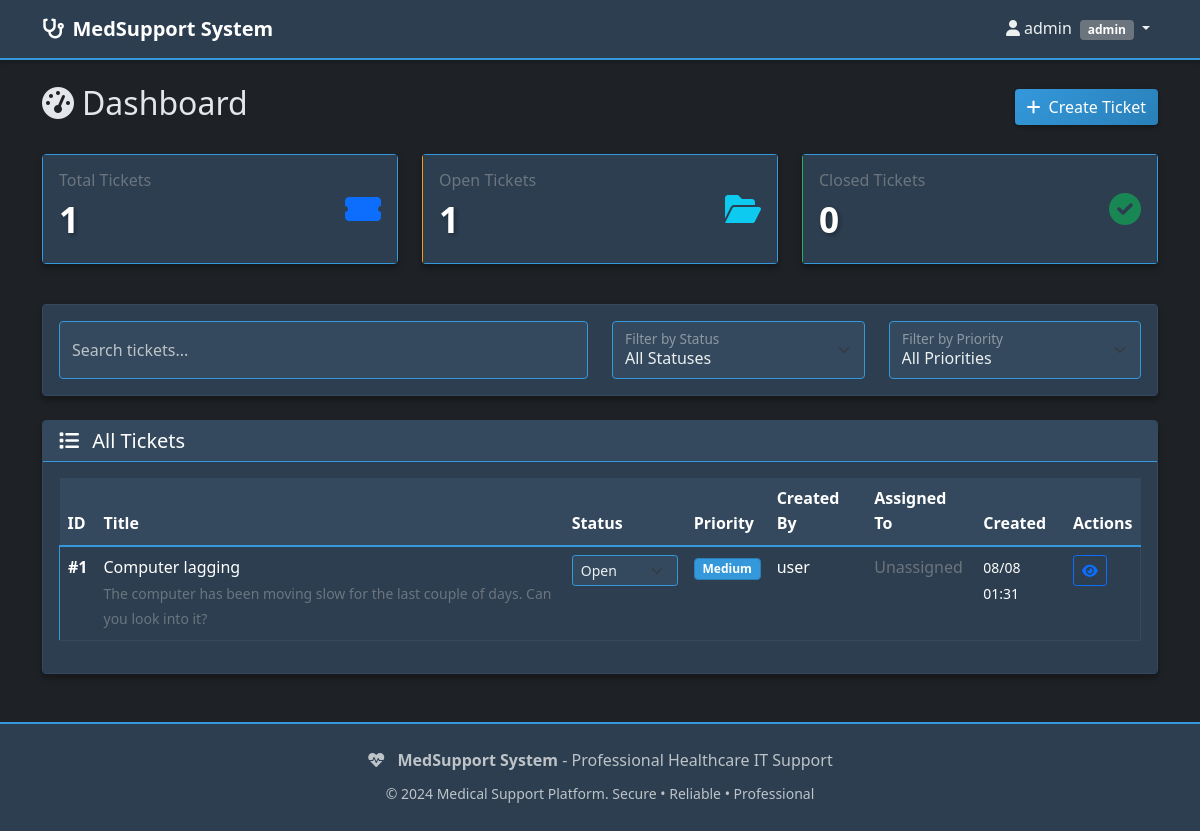
The page /dashboard (signed in) on the database its author committed.
### app.py (models this page shows, shortened)
class User(UserMixin, db.Model):
    id = db.Column(db.Integer, primary_key=True)
    username = db.Column(db.String(80), unique=True, nullable=False)
    email = db.Column(db.String(120), unique=True, nullable=False)
    password_hash = db.Column(db.String(120), nullable=False)
    role = db.Column(db.String(20), nullable=False, default='user')  # admin, technician, user
    created_at = db.Column(db.DateTime, default=lambda: datetime.now(timezone.utc))
    created_tickets = db.relationship('Ticket', foreign_keys='Ticket.created_by_id', backref='creator', lazy='dynamic')
    assigned_tickets = db.relationship('Ticket', foreign_keys='Ticket.assigned_to_id', backref='assignee', lazy='dynamic')
    def is_admin(self):
        return self.role == 'admin'
    def is_technician(self):
        return self.role in ['admin', 'technician']

class Ticket(db.Model):
    id = db.Column(db.Integer, primary_key=True)
    title = db.Column(db.String(200), nullable=False)
    description = db.Column(db.Text, nullable=False)
    status = db.Column(db.String(20), nullable=False, default='open')  # open, in_progress, resolved, closed
    priority = db.Column(db.String(20), nullable=False, default='medium')  # low, medium, high, urgent
    created_at = db.Column(db.DateTime, default=lambda: datetime.now(timezone.utc))
    updated_at = db.Column(db.DateTime, default=lambda: datetime.now(timezone.utc), onupdate=lambda: datetime.now(timezone.utc))
    created_by_id = db.Column(db.Integer, db.ForeignKey('user.id'), nullable=False)
    assigned_to_id = db.Column(db.Integer, db.ForeignKey('user.id'))
    category_id = db.Column(db.Integer, db.ForeignKey('category.id'))
    activity_logs = db.relationship('ActivityLog', backref='ticket', lazy='dynamic', cascade='all, delete-orphan')
    def get_sla_hours(self):
        priority_to_hours = {
            'low': 72,
            'medium': 48,
            'high': 24,
            'urgent': 8,
        }
        return priority_to_hours.get(self.priority, 48)
    def get_sla_due_at(self):
        return self.created_at + timedelta(hours=self.get_sla_hours()) if self.created_at else None
    def is_sla_active(self):
        return self.status in ['open', 'in_progress']
    def is_sla_breached(self):
        due = self.get_sla_due_at()
        if not due:
            return False
        if not self.is_sla_active():
            return False
        return datetime.now(timezone.utc) > due

### app.py (the view)
@app.route('/dashboard')
@login_required
def dashboard():
    if current_user.is_admin():
        tickets = Ticket.query.order_by(Ticket.created_at.desc()).all()
    elif current_user.is_technician():
        tickets = Ticket.query.filter(
            (Ticket.assigned_to_id == current_user.id) |
            (Ticket.assigned_to_id.is_(None))
        ).order_by(Ticket.created_at.desc()).all()
    else:
        tickets = Ticket.query.filter_by(created_by_id=current_user.id).order_by(Ticket.created_at.desc()).all()
    total_tickets = len(tickets)
    open_tickets = len([t for t in tickets if t.status in ['open', 'in_progress']])
    closed_tickets = len([t for t in tickets if t.status in ['resolved', 'closed']])
    try:
        for t in tickets:
            if t.is_sla_active():
                check_and_handle_sla(t)
    except Exception as e:
        print(f"SLA dashboard check error: {e}")
    return render_template('dashboard.html',
                         tickets=tickets,
                         total_tickets=total_tickets,
                         open_tickets=open_tickets,
                         closed_tickets=closed_tickets)

### app.py (called while the page is built)
@login_manager.user_loader
def load_user(user_id):
    return User.query.get(int(user_id))

### templates/dashboard.html (shortened to what this page needs)
{% extends "base.html" %}
{% block content %}
<div class="d-flex justify-content-between align-items-center mb-4">
    <h2><i class="fas fa-tachometer-alt me-2"></i>Dashboard</h2>
    <a href="{{ url_for('create_ticket') }}" class="btn btn-primary">
        <i class="fas fa-plus me-2"></i>Create Ticket
    </a>
</div>
<div class="row mb-4">
    <div class="col-md-4 mb-3">
        <div class="card stats-card total">
            <div class="card-body">
                <div class="d-flex justify-content-between align-items-center">
                    <div>
                        <h6 class="card-title text-muted mb-0">Total Tickets</h6>
                        <div class="stats-number">{{ total_tickets }}</div>
                    </div>
                    <i class="fas fa-ticket-alt fa-2x text-primary"></i>
                </div>
            </div>
        </div>
    </div>
    <div class="col-md-4 mb-3">
        <div class="card stats-card open">
            <div class="card-body">
                <div class="d-flex justify-content-between align-items-center">
                    <div>
                        <h6 class="card-title text-muted mb-0">Open Tickets</h6>
                        <div class="stats-number">{{ open_tickets }}</div>
                    </div>
                    <i class="fas fa-folder-open fa-2x text-info"></i>
                </div>
            </div>
        </div>
    </div>
    <div class="col-md-4 mb-3">
        <div class="card stats-card closed">
            <div class="card-body">
                <div class="d-flex justify-content-between align-items-center">
                    <div>
                        <h6 class="card-title text-muted mb-0">Closed Tickets</h6>
                        <div class="stats-number">{{ closed_tickets }}</div>
                    </div>
                    <i class="fas fa-check-circle fa-2x text-success"></i>
                </div>
            </div>
        </div>
    </div>
</div>
<div class="card mb-4">
    <div class="card-body">
        <div class="row">
            <div class="col-md-6">
                <div class="form-floating">
                    <input type="text" class="form-control" id="searchInput" placeholder="Search tickets...">
                    <label for="searchInput">Search tickets...</label>
                </div>
            </div>
            <div class="col-md-3">
                <div class="form-floating">
                    <select class="form-select" id="statusFilter">
                        <option value="">All Statuses</option>
                    </select>
                    <label for="statusFilter">Filter by Status</label>
                </div>
            </div>
            <div class="col-md-3">
                <div class="form-floating">
                    <select class="form-select" id="priorityFilter">
                        <option value="">All Priorities</option>
                    </select>
                    <label for="priorityFilter">Filter by Priority</label>
                </div>
            </div>
        </div>
    </div>
</div>
<div class="card">
    <div class="card-header">
        <h5 class="mb-0"><i class="fas fa-list me-2"></i>
            {% if current_user.is_admin() %}
                All Tickets
            {% elif current_user.is_technician() %}
                Available & Assigned Tickets
            {% else %}
                My Tickets
            {% endif %}
        </h5>
    </div>
    <div class="card-body">
        {% if tickets %}
            <div class="table-responsive">
                <table class="table table-hover">
                    <thead>
                        <tr>
                            <th>ID</th>
                            <th>Title</th>
                            <th>Status</th>
                            <th>Priority</th>
                            <th>Created By</th>
                            {% if current_user.is_technician() %}
                            <th>Assigned To</th>
                            {% endif %}
                            <th>Created</th>
                            <th>Actions</th>
                        </tr>
                    </thead>
                    <tbody>
                        {% for ticket in tickets %}
                        <tr class="ticket-item" data-priority="{{ ticket.priority }}" data-status="{{ ticket.status }}" data-ticket="{{ ticket.id }}">
                            <td>
                                <strong>#{{ ticket.id }}</strong>
                            </td>
                            <td>
                                <div class="ticket-title">{{ ticket.title }}</div>
                                <small class="text-muted ticket-description">{{ ticket.description[:100] }}{% if ticket.description|length > 100 %}...{% endif %}</small>
                            </td>
                            <td>
                                {% if current_user.is_technician() %}
                                    <select class="form-select form-select-sm quick-status-update"
                                            data-ticket-id="{{ ticket.id }}"
                                            data-original-value="{{ ticket.status }}">
                                        <option value="open" {% if ticket.status == 'open' %}selected{% endif %}>Open</option>
                                    </select>
                                {% else %}
                                    <span class="badge status-badge" data-status="{{ ticket.status }}">
                                        {{ ticket.status.replace('_', ' ').title() }}
                                    </span>
                                {% endif %}
                            </td>
                            <td>
                                <span class="badge priority-{{ ticket.priority }}">
                                    {{ ticket.priority.title() }}
                                </span>
                            </td>
                            <td>{{ ticket.creator.username }}</td>
                            {% if current_user.is_technician() %}
                            <td>
                                {% if ticket.assignee %}
                                    <span class="badge bg-secondary">{{ ticket.assignee.username }}</span>
                                {% else %}
                                    <span class="text-muted">Unassigned</span>
                                {% endif %}
                            </td>
                            {% endif %}
                            <td>
                                <small data-bs-toggle="tooltip" title="{{ ticket.created_at.strftime('%Y-%m-%d %H:%M:%S') }}">
                                    {{ ticket.created_at.strftime('%m/%d %H:%M') }}
                                </small>
                            </td>
                            <td>
                                <a href="{{ url_for('view_ticket', ticket_id=ticket.id) }}"
                                   class="btn btn-sm btn-outline-primary"
                                   data-bs-toggle="tooltip"
                                   title="View Ticket">
                                    <i class="fas fa-eye"></i>
                                </a>
                            </td>
                        </tr>
                        {% endfor %}
                    </tbody>
                </table>
            </div>
        {% endif %}
    </div>
</div>
{% endblock %}

### templates/base.html (shortened to what this page needs)
<!DOCTYPE html>
<html lang="en">
<head>
    <link href="https://cdn.jsdelivr.net/npm/bootstrap@5.1.3/dist/css/bootstrap.min.css" rel="stylesheet">
    <link href="https://cdnjs.cloudflare.com/ajax/libs/font-awesome/6.0.0/css/all.min.css" rel="stylesheet">
    <link href="{{ url_for('static', filename='style.css') }}" rel="stylesheet">
</head>
<body>
    <nav class="navbar navbar-expand-lg navbar-dark">
        <div class="container">
            <a class="navbar-brand" href="{{ url_for('index') }}">
                <i class="fas fa-stethoscope me-2"></i>MedSupport System
            </a>
            {% if current_user.is_authenticated %}
            <div class="navbar-nav ms-auto">
                <div class="nav-item dropdown">
                    <a class="nav-link dropdown-toggle" href="#" id="navbarDropdown" role="button" data-bs-toggle="dropdown">
                        <i class="fas fa-user me-1"></i>{{ current_user.username }}
                        <span class="badge bg-secondary ms-1">{{ current_user.role }}</span>
                    </a>
                </div>
            </div>
            {% endif %}
        </div>
    </nav>
    <main class="container mt-4">
        {% block content %}{% endblock %}
    </main>
    <footer class="mt-5 py-4">
        <div class="container text-center">
            <div class="row">
                <div class="col-md-12">
                    <i class="fas fa-heartbeat me-2"></i>
                    <strong>MedSupport System</strong> - Professional Healthcare IT Support
                </div>
            </div>
            <div class="row mt-2">
                <div class="col-md-12">
                    <small>&copy; 2024 Medical Support Platform. Secure • Reliable • Professional</small>
                </div>
            </div>
        </div>
    </footer>
</body>
</html>

### static/style.css (style rules this page uses)
body { background-color: #1e2125; color: #e4e6ea; font-family: 'Segoe UI', Tahoma, Geneva, Verdana, sans-serif; line-height: 1.6; }
.navbar-brand { font-weight: bold; color: #ffffff !important; }
.navbar-dark { background-color: #2c3e50 !important; border-bottom: 2px solid #3498db; box-shadow: 0 2px 4px rgba(0,0,0,0.3); }
.navbar-dark .navbar-nav .nav-link { color: #ecf0f1 !important; }
.card { background-color: #2c3e50; border: 1px solid #34495e; box-shadow: 0 4px 6px rgba(0, 0, 0, 0.3); transition: all 0.15s ease-in-out; color: #ecf0f1; }
.card-header { background-color: #34495e; border-bottom: 1px solid #3498db; font-weight: 600; color: #ffffff; }
.card-body { background-color: #2c3e50; }
.status-open { background-color: #3498db; color: #ffffff; border: 1px solid #2980b9; }
.priority-medium { background-color: #3498db; color: #ffffff; border: 1px solid #2980b9; }
.stats-card { border-left: 4px solid; transition: all 0.3s ease; background-color: #34495e; border: 1px solid #3498db; }
.stats-card.total { border-left-color: #3498db; background: linear-gradient(135deg, #34495e 0%, #2c3e50 100%); }
.stats-card.open { border-left-color: #f39c12; background: linear-gradient(135deg, #34495e 0%, #2c3e50 100%); }
.stats-card.closed { border-left-color: #27ae60; background: linear-gradient(135deg, #34495e 0%, #2c3e50 100%); }
.stats-number { font-size: 2.2rem; font-weight: bold; color: #ffffff; text-shadow: 2px 2px 4px rgba(0, 0, 0, 0.3); }
.ticket-item { border-left: 4px solid #34495e; transition: all 0.3s ease; background-color: #2c3e50; border: 1px solid #34495e; }
.ticket-item.priority-medium { border-left-color: #3498db; background-color: rgba(52, 152, 219, 0.05); }
.form-control { background-color: #34495e; border: 1px solid #3498db; color: #ecf0f1; }
.form-floating > label { color: #bdc3c7; }
.form-select { background-color: #34495e; border: 1px solid #3498db; color: #ecf0f1; }
.btn-primary { background: linear-gradient(135deg, #3498db 0%, #2980b9 100%); border: none; box-shadow: 0 2px 4px rgba(0, 0, 0, 0.3); transition: all 0.3s ease; }
footer { background-color: #2c3e50 !important; border-top: 2px solid #3498db; color: #bdc3c7; }
.table { color: #ecf0f1; }
.table th { border-top: none; border-bottom: 2px solid #3498db; background-color: #34495e; color: #ffffff; font-weight: 600; }
.table td { border-top: 1px solid #34495e; background-color: #2c3e50; }

### rows shown on the page
User: username "admin", role "admin"
Ticket: id "1", title "Computer lagging", description "The computer has been moving slow for the last couple of days. Can you look into it?", status+id "Open", priority "Medium", creator.username "user", created_at "08/08 01:31"

### other values the page prints
{{ total_tickets }} "1"
{{ open_tickets }} "1"
{{ closed_tickets }} "0"
